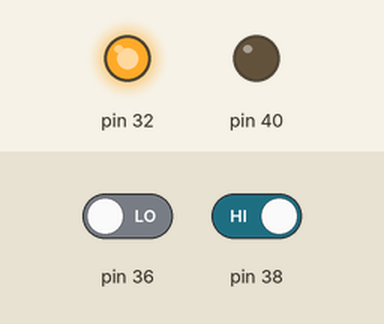
Recording of a program running on a simulated Raspberry Pi (header pin numbers). On the bench: output pins drawn as LEDs (lit = HIGH). Dashed ring = blinking. The test bench sets the inputs (shaded band); at power-on: pin 36 LOW, pin 38 HIGH.

Above: at 1.2 s.
1.3 s: pin 36 driven HIGH
At 2.2 s:
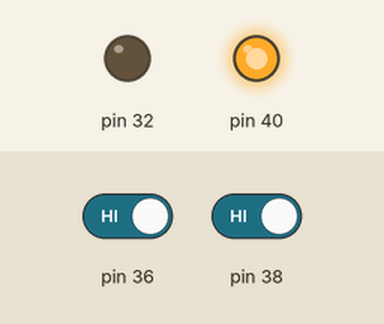
3.0 s: pin 36 driven LOW
At 6.9 s:
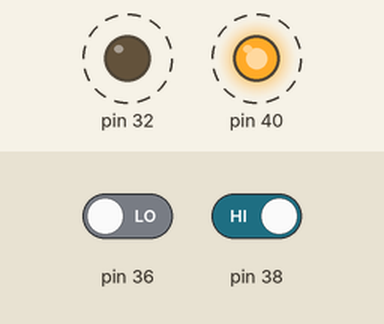
7.0 s: pin 38 driven LOW
At 8.1 s:
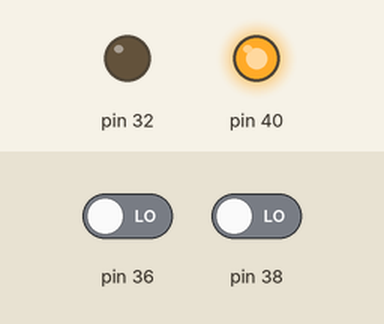
Timing chart, 0 to 10.0 s (numbered marks = the images above; inputs shaded):
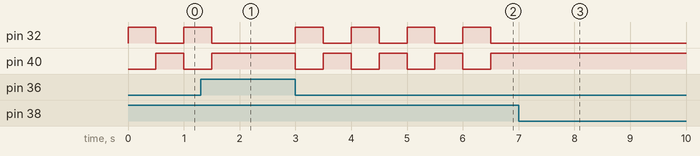

The program:

Ron_Konrad_Buzzer_14_12.py
```python
import RPi.GPIO as gpio
import time

gpio.setmode(gpio.BOARD)
gpio.setup(40, gpio.OUT)
gpio.setup(38, gpio.IN)
gpio.setup(32, gpio.OUT)
gpio.setup(36, gpio.IN)
gpio.output(40, gpio.HIGH)

interrupt = 0

try:
    while 1:
        if gpio.input(38) == gpio.LOW:
            time.sleep(10)
        else:
            if gpio.input(36) == 0:
                gpio.output(40, gpio.LOW)
                gpio.output(32, gpio.HIGH)
                time.sleep(0.5)
                gpio.output(32, gpio.LOW)
                gpio.output(40, gpio.HIGH)
                time.sleep(0.5)
            else:
                gpio.output(40, gpio.HIGH)
                gpio.output(32, gpio.LOW)
                time.sleep(0.1)

except KeyboardInterrupt:
    pass
    #gpio.output(40, gpio.low)
gpio.output(40, gpio.HIGH)
gpio.cleanup()
```

Measured:
- after the input at 1.3 s, pin 32: goes on until 1.5 s, then stays LOW; pin 40: goes on until 1.5 s, then stays HIGH
- after the input at 3.0 s, pin 32, pin 40: alternates HIGH for 0.50 s and LOW for 0.50 s, starting at once
- after the input at 7.0 s, pin 32: stops changing and stays LOW; pin 40: stops changing and stays HIGH
